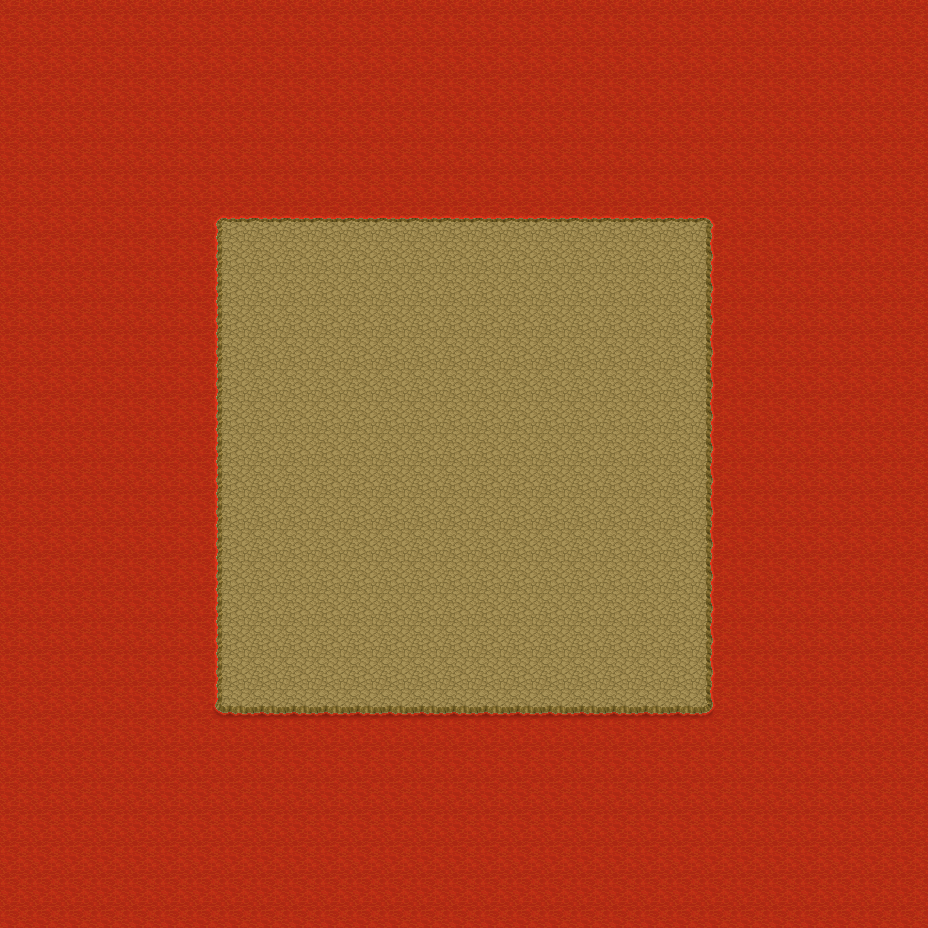

Below is a game level as drawn by its tile map, then a one-line description and the .tmx file that defines it, in full:
An orthogonal 29x29 tile map with 32x32 px tiles, 2 tile layers (Ground, Water), 2 tilesets and 6 objects (4x wall, playerCenter, Boss).

<map version="1.4" tiledversion="1.4.2" orientation="orthogonal" renderorder="right-down" width="29" height="29" tilewidth="32" tileheight="32" infinite="0" nextlayerid="4" nextobjectid="53">
 <properties>
  <property name="music" value="LavaBoss.mp3" />
 </properties>
 <tileset firstgid="1" source="Base.tsx" />
 <tileset firstgid="1065" source="Magma.tsx" />
 <layer id="1" name="Ground" width="29" height="29">
  <data encoding="csv">
6,6,6,6,6,6,6,6,6,6,6,6,6,6,6,6,6,6,6,6,6,6,6,6,6,6,6,6,6,
6,6,6,6,6,6,6,6,6,6,6,6,6,6,6,6,6,6,6,6,6,6,6,6,6,6,6,6,6,
6,6,6,6,6,6,6,6,6,6,6,6,6,6,6,6,6,6,6,6,6,6,6,6,6,6,6,6,6,
6,6,6,6,6,6,6,6,6,6,6,6,6,6,6,6,6,6,6,6,6,6,6,6,6,6,6,6,6,
6,6,6,6,6,6,6,6,6,6,6,6,6,6,6,6,6,6,6,6,6,6,6,6,6,6,6,6,6,
6,6,6,6,6,6,6,6,6,6,6,6,6,6,6,6,6,6,6,6,6,6,6,6,6,6,6,6,6,
6,6,6,6,6,6,6,6,6,6,6,6,6,6,6,6,6,6,6,6,6,6,6,6,6,6,6,6,6,
6,6,6,6,6,6,6,6,6,6,6,6,6,6,6,6,6,6,6,6,6,6,6,6,6,6,6,6,6,
6,6,6,6,6,6,6,6,6,6,6,6,6,6,6,6,6,6,6,6,6,6,6,6,6,6,6,6,6,
6,6,6,6,6,6,6,6,6,6,6,6,6,6,6,6,6,6,6,6,6,6,6,6,6,6,6,6,6,
6,6,6,6,6,6,6,6,6,6,6,6,6,6,6,6,6,6,6,6,6,6,6,6,6,6,6,6,6,
6,6,6,6,6,6,6,6,6,6,6,6,6,6,6,6,6,6,6,6,6,6,6,6,6,6,6,6,6,
6,6,6,6,6,6,6,6,6,6,6,6,6,6,6,6,6,6,6,6,6,6,6,6,6,6,6,6,6,
6,6,6,6,6,6,6,6,6,6,6,6,6,6,6,6,6,6,6,6,6,6,6,6,6,6,6,6,6,
6,6,6,6,6,6,6,6,6,6,6,6,6,6,6,6,6,6,6,6,6,6,6,6,6,6,6,6,6,
6,6,6,6,6,6,6,6,6,6,6,6,6,6,6,6,6,6,6,6,6,6,6,6,6,6,6,6,6,
6,6,6,6,6,6,6,6,6,6,6,6,6,6,6,6,6,6,6,6,6,6,6,6,6,6,6,6,6,
6,6,6,6,6,6,6,6,6,6,6,6,6,6,6,6,6,6,6,6,6,6,6,6,6,6,6,6,6,
6,6,6,6,6,6,6,6,6,6,6,6,6,6,6,6,6,6,6,6,6,6,6,6,6,6,6,6,6,
6,6,6,6,6,6,6,6,6,6,6,6,6,6,6,6,6,6,6,6,6,6,6,6,6,6,6,6,6,
6,6,6,6,6,6,6,6,6,6,6,6,6,6,6,6,6,6,6,6,6,6,6,6,6,6,6,6,6,
6,6,6,6,6,6,6,6,6,6,6,6,6,6,6,6,6,6,6,6,6,6,6,6,6,6,6,6,6,
6,6,6,6,6,6,6,6,6,6,6,6,6,6,6,6,6,6,6,6,6,6,6,6,6,6,6,6,6,
6,6,6,6,6,6,6,6,6,6,6,6,6,6,6,6,6,6,6,6,6,6,6,6,6,6,6,6,6,
6,6,6,6,6,6,6,6,6,6,6,6,6,6,6,6,6,6,6,6,6,6,6,6,6,6,6,6,6,
6,6,6,6,6,6,6,6,6,6,6,6,6,6,6,6,6,6,6,6,6,6,6,6,6,6,6,6,6,
6,6,6,6,6,6,6,6,6,6,6,6,6,6,6,6,6,6,6,6,6,6,6,6,6,6,6,6,6,
6,6,6,6,6,6,6,6,6,6,6,6,6,6,6,6,6,6,6,6,6,6,6,6,6,6,6,6,6,
6,6,6,6,6,6,6,6,6,6,6,6,6,6,6,6,6,6,6,6,6,6,6,6,6,6,6,6,6
</data>
 </layer>
 <layer id="2" name="Water" width="29" height="29">
  <data encoding="csv">
1079,1079,1079,1079,1079,1079,1079,1079,1079,1079,1079,1079,1079,1079,1079,1079,1079,1079,1079,1079,1079,1079,1079,1079,1079,1079,1079,1079,1079,
1079,1079,1079,1079,1079,1079,1079,1079,1079,1079,1079,1079,1079,1079,1079,1079,1079,1079,1079,1079,1079,1079,1079,1079,1079,1079,1079,1079,1079,
1079,1079,1079,1079,1079,1079,1079,1079,1079,1079,1079,1079,1079,1079,1079,1079,1079,1079,1079,1079,1079,1079,1079,1079,1079,1079,1079,1079,1079,
1079,1079,1079,1079,1079,1079,1079,1079,1079,1079,1079,1079,1079,1079,1079,1079,1079,1079,1079,1079,1079,1079,1079,1079,1079,1079,1079,1079,1079,
1079,1079,1079,1079,1079,1079,1079,1079,1079,1079,1079,1079,1079,1079,1079,1079,1079,1079,1079,1079,1079,1079,1079,1079,1079,1079,1079,1079,1079,
1079,1079,1079,1079,1079,1079,1079,1079,1079,1079,1079,1079,1079,1079,1079,1079,1079,1079,1079,1079,1079,1079,1079,1079,1079,1079,1079,1079,1079,
1079,1079,1079,1079,1079,1079,1093,1087,1087,1087,1087,1087,1087,1087,1087,1087,1087,1087,1087,1087,1087,1087,1094,1079,1079,1079,1079,1079,1079,
1079,1079,1079,1079,1079,1079,1080,0,0,0,0,0,0,0,0,0,0,0,0,0,0,0,1078,1079,1079,1079,1079,1079,1079,
1079,1079,1079,1079,1079,1079,1080,0,0,0,0,0,0,0,0,0,0,0,0,0,0,0,1078,1079,1079,1079,1079,1079,1079,
1079,1079,1079,1079,1079,1079,1080,0,0,0,0,0,0,0,0,0,0,0,0,0,0,0,1078,1079,1079,1079,1079,1079,1079,
1079,1079,1079,1079,1079,1079,1080,0,0,0,0,0,0,0,0,0,0,0,0,0,0,0,1078,1079,1079,1079,1079,1079,1079,
1079,1079,1079,1079,1079,1079,1080,0,0,0,0,0,0,0,0,0,0,0,0,0,0,0,1078,1079,1079,1079,1079,1079,1079,
1079,1079,1079,1079,1079,1079,1080,0,0,0,0,0,0,0,0,0,0,0,0,0,0,0,1078,1079,1079,1079,1079,1079,1079,
1079,1079,1079,1079,1079,1079,1080,0,0,0,0,0,0,0,0,0,0,0,0,0,0,0,1078,1079,1079,1079,1079,1079,1079,
1079,1079,1079,1079,1079,1079,1080,0,0,0,0,0,0,0,0,0,0,0,0,0,0,0,1078,1079,1079,1079,1079,1079,1079,
1079,1079,1079,1079,1079,1079,1080,0,0,0,0,0,0,0,0,0,0,0,0,0,0,0,1078,1079,1079,1079,1079,1079,1079,
1079,1079,1079,1079,1079,1079,1080,0,0,0,0,0,0,0,0,0,0,0,0,0,0,0,1078,1079,1079,1079,1079,1079,1079,
1079,1079,1079,1079,1079,1079,1080,0,0,0,0,0,0,0,0,0,0,0,0,0,0,0,1078,1079,1079,1079,1079,1079,1079,
1079,1079,1079,1079,1079,1079,1080,0,0,0,0,0,0,0,0,0,0,0,0,0,0,0,1078,1079,1079,1079,1079,1079,1079,
1079,1079,1079,1079,1079,1079,1080,0,0,0,0,0,0,0,0,0,0,0,0,0,0,0,1078,1079,1079,1079,1079,1079,1079,
1079,1079,1079,1079,1079,1079,1080,0,0,0,0,0,0,0,0,0,0,0,0,0,0,0,1078,1079,1079,1079,1079,1079,1079,
1079,1079,1079,1079,1079,1079,1080,0,0,0,0,0,0,0,0,0,0,0,0,0,0,0,1078,1079,1079,1079,1079,1079,1079,
1079,1079,1079,1079,1079,1079,1101,1071,1071,1071,1071,1071,1071,1071,1071,1071,1071,1071,1071,1071,1071,1071,1102,1079,1079,1079,1079,1079,1079,
1079,1079,1079,1079,1079,1079,1079,1079,1079,1079,1079,1079,1079,1079,1079,1079,1079,1079,1079,1079,1079,1079,1079,1079,1079,1079,1079,1079,1079,
1079,1079,1079,1079,1079,1079,1079,1079,1079,1079,1079,1079,1079,1079,1079,1079,1079,1079,1079,1079,1079,1079,1079,1079,1079,1079,1079,1079,1079,
1079,1079,1079,1079,1079,1079,1079,1079,1079,1079,1079,1079,1079,1079,1079,1079,1079,1079,1079,1079,1079,1079,1079,1079,1079,1079,1079,1079,1079,
1079,1079,1079,1079,1079,1079,1079,1079,1079,1079,1079,1079,1079,1079,1079,1079,1079,1079,1079,1079,1079,1079,1079,1079,1079,1079,1079,1079,1079,
1079,1079,1079,1079,1079,1079,1079,1079,1079,1079,1079,1079,1079,1079,1079,1079,1079,1079,1079,1079,1079,1079,1079,1079,1079,1079,1079,1079,1079,
1079,1079,1079,1079,1079,1079,1079,1079,1079,1079,1079,1079,1079,1079,1079,1079,1079,1079,1079,1079,1079,1079,1079,1079,1079,1079,1079,1079,1079
</data>
 </layer>
 <objectgroup id="3" name="Objects">
  <object id="19" name="playerCenter" x="456" y="584" width="16" height="16" />
  <object id="46" name="wall" x="712" y="0" width="216" height="928" />
  <object id="47" name="wall" x="0" y="0" width="216" height="928" />
  <object id="48" name="wall" x="216" y="712" width="496" height="216" />
  <object id="49" name="wall" x="216" y="0" width="496" height="216" />
  <object id="50" name="Boss" x="448" y="448" width="32" height="32" />
 </objectgroup>
</map>
